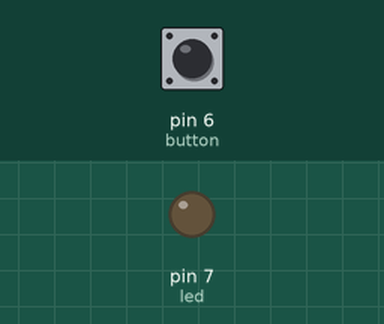
A sketch run on a simulated Arduino Uno, built with avr-gcc and run on an emulated ATmega328P. On the bench: output pins drawn as LEDs (lit = HIGH). Inputs (shaded band) come from the test bench; at power-on: pin 6 (button) HIGH. What the sketch prints to the serial monitor is not drawn.

Above: at 1.2 s.
1.3 s: pin 6 (button) pulled LOW for 3.2 s
At 2.7 s:
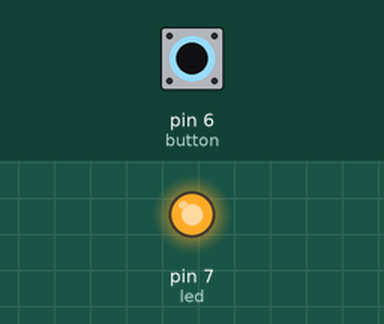
6.0 s: pin 6 (button) pulled LOW for 0.15 s
Timing chart, 0 to 9.0 s (numbered marks = the images above; inputs shaded):
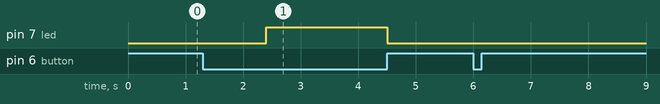

The sketch:

Button_short_and_long_press.ino
```cpp
#define button 6
#define led 7

void setup() {
  pinMode(button, INPUT_PULLUP);
  pinMode(led, OUTPUT);
  Serial.begin(9600);

}

void loop() {
  byte r = push(button);
  if(r)
  {
    if(r == 1) Serial.println("Short pressed!");
    else if(r == 2) Serial.println("Long pressed!");
  }

}

byte push(byte button_number)
{
  uint32_t b_timer = 0;
  if(!digitalRead(button_number))  // if button is pressed
  {
    delay(50);    // debounce delay
    while(!digitalRead(button_number))
    {
      delay(50);
      b_timer += 50;
      if(b_timer > 1000) digitalWrite(led,1);
    }
    digitalWrite(led,0);
    if(b_timer > 1000) return 2;
    else if(b_timer > 0) return 1;
  }
  return 0;
}
```

Measured:
- after the input at 1.3 s, pin 7 (led): LOW → HIGH after 1.1 s, → LOW 2.1 s later
- after the input at 6.0 s, every drawn part: stays the same
